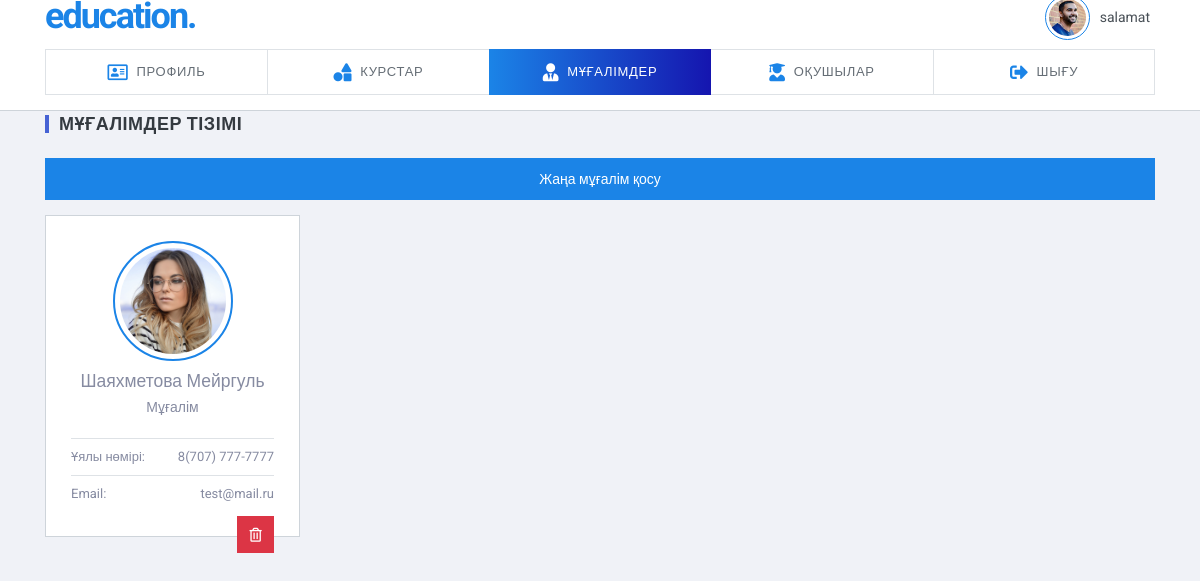
Page /?tutors (signed in) on the committed database.
### tables this page shows
CREATE TABLE `db_users` (
  `user_id` int(11) NOT NULL,
  `login` varchar(255) NOT NULL,
  `password` varchar(255) NOT NULL,
  `user_ava` varchar(250) NOT NULL,
  `user_sname` varchar(255) NOT NULL,
  `user_name` varchar(255) NOT NULL,
  `user_mname` varchar(255) NOT NULL,
  `user_phone` varchar(250) NOT NULL,
  `user_email` varchar(250) NOT NULL,
  `user_type` int(1) NOT NULL
);

### pages/admin/tutors.php (the view, shortened to what this page needs)
<div class="slim-mainpanel" style="margin-top: -21px;">
	<div class="container">
		<div class="slim-pageheader">
			<h6 class="slim-pagetitle">Мұғалімдер тізімі</h6>
		</div>
		<div class="manager-wrapper">
			<div class="manager-right mg-l-0">
				<div class="row">
					<div class="col-md-12 mg-b-15">
						<button class="btn btn-primary" style="width: 100%" href="#add_new_tutor" data-toggle="modal">Жаңа мұғалім қосу</button>
					</div>
					<?php
					$query_list_students  = mysql_query("SELECT * FROM db_users WHERE user_type='2' ");
					while($result_list_students = mysql_fetch_array($query_list_students)){
						echo"
						<div class='col-sm-6 col-md-6 col-lg-3 mg-b-15'>
          	  <div class='card-contact'>
          	    <div class='tx-center'>
          	      <img src='img/users/$result_list_students[user_ava]' class='card-img'>
          	      <h5 class='mg-t-10 mg-b-5'>$result_list_students[user_sname] $result_list_students[user_name]</h5>
          	      <p>Мұғалім</p>
          	    </div>
          	    <p class='contact-item'>
          	      <span>Ұялы нөмірі:</span>
          	      <span>$result_list_students[user_phone]</span>
          	    </p>
          	    <p class='contact-item'>
          	      <span>Email:</span>
          	      $result_list_students[user_email]
          	    </p>
          	    <a href='?tutors&del=$result_list_students[user_id]' class='btn btn-danger btn-icon pull-right mg-t-5'><div><i class='far fa-trash-alt'></i></div></a>
          	  </div>
          	</div>";
					}
					?>
				</div>
			</div>
		</div>
	</div>
</div>

### pages/modules/header.php
<div class="slim-header" style="margin-top: -20px;">
  <div class="container">
    <div class="slim-header-left">
      <h2 class="slim-logo"><a href="./">education<span>.</span></a></h2>
    </div>
    <div class="slim-header-right">
      <div class="dropdown dropdown-c">
        <a href="#" class="logged-user" data-toggle="dropdown">
          <img src="img/users/<?=$user_info['user_ava']?>" alt="">
          <span> <?=$_SESSION['login_education']?> </span>
        </a>
      </div>
    </div>
  </div>
</div>

### rows in the picture
db_users: user_ava (picture)
db_users: user_ava (picture), user_sname "Шаяхметова", user_name "Мейргуль", user_phone "8(707) 777-7777", user_email "test@mail.ru"

### other values in the picture
$_SESSION['login_education'] "salamat"
